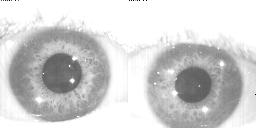
#> input picture eye_img.png, 256 x 128 px
$ python -i localize.py   (imports and definitions only)   (older library calls are emulated)
#> lines starting #> are read from the running program, lines starting #| are printed output that depends on the picture
### utils.py
import cv2
import numpy as np


# [31 lines left out: functions delete_constant_tail, eye_func_half, not called in this run]

def autoScaleABC(image):
    min_v = image.min()
    max_v = image.max()
    a = 255/(max_v-min_v)
    b = 255*(1-max_v/(max_v-min_v))
    return np.clip(a*image+b, 0, 255)

def sharpen(image, weight=0.5, gauss_ksize=0, gauss_sigmaX = 5, gamma=0):
    blured_eye = cv2.GaussianBlur(image, (gauss_ksize, gauss_ksize),  gauss_sigmaX)
    return cv2.addWeighted(image, 1+weight, blured_eye, -weight, gamma)

### localize.py
import cv2
import numpy as np
from time import time

# from abc import ABC, abstractmethod

from find_peaks import *
from filtering import *
from fitting import fitCircleLS
from utils import sharpen, autoScaleABC

FIND_PUPIL = 0
FIND_IRIS = 1

POLAR_GRADIENT = 0
POLAR_CANNY = 1
POLAR_CURVEFIT = 2


# TODO abstract parent class
# class Localizer(ABC):
#     def __init__(self) -> None:
#         super().__init__()

#     @abstractmethod
#     def find(self):
#         pass

def image_preprocessing(source):
    if len(source.shape) == 3:
        img = cv2.cvtColor(source, cv2.COLOR_BGR2GRAY).astype(np.uint8)
    elif  len(source.shape) == 2:
        img = source.copy().astype(np.uint8)

    # INPAINTING DATA IN IMAGE
    inp_mask = np.zeros(img.shape, dtype=np.uint8)
    inp_mask[0, :19] = 1

    img = cv2.inpaint(img, inp_mask, 1, cv2.INPAINT_TELEA)

    # SHARPENING
    img = sharpen(img, 1, gauss_ksize=3, gauss_sigmaX=1)

    # BLURING
    morphBlurSize = 9

    operations_queue = [cv2.MORPH_OPEN]
    iterations_queue = [1]

    for operation, iterations in zip(operations_queue, iterations_queue):
        img = cv2.morphologyEx(img, operation, cv2.getStructuringElement(cv2.MORPH_CROSS, (morphBlurSize, morphBlurSize)), iterations=iterations)

    img = cv2.medianBlur(img, 7)

    img = autoScaleABC(img)
    return img

class PolarFinder():
    # [104 lines left out: functions __init__, find, not called in this run]


# TODO CLASSICAL METHODS
class HoughTransform():
    # [68 lines left out: functions __init__, find, not called in this run]


class Daugman():
    # [62 lines left out: functions __init__, create_circle_mask, compute_best_circle, find, not called in this run]


# TODO CHOOSE ARCHITECHTURE AND LEARN OR FINETUNE an NN
# class NNLocalizer():
#     def __init__(self) -> None:
#          pass

>>> import cv2
>>> picture = cv2.imread('eye_img.png')
#> picture is the input picture: shape (128, 256, 3); min 0, max 255, mean 208.9
>>> result = image_preprocessing(picture)
#> the loop in image_preprocessing, `for operation, iterations in zip(operations_queue, iterations_queue):` made 1 pass
#> pass 1, in image_preprocessing, `img = cv2.morphologyEx(img, operation, cv2.getStructuringElement(cv2.M..`:
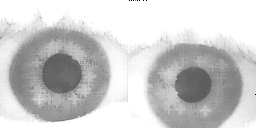
#> img: shape (128, 256); min 0, max 255, mean 203.7
#> in autoScaleABC, `min_v = image.min()`: min_v = 93
#> in autoScaleABC, `max_v = image.max()`: max_v = 255
#> in autoScaleABC, `a = 255/(max_v-min_v)`: a = 1.57
#> in autoScaleABC, `b = 255*(1-max_v/(max_v-min_v))`: b = -146.4
#> in autoScaleABC, `return np.clip(a*image+b, 0, 255)`:
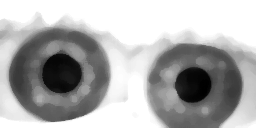
#> returned value: shape (128, 256) float64; min 0, max 255, mean 174.8
